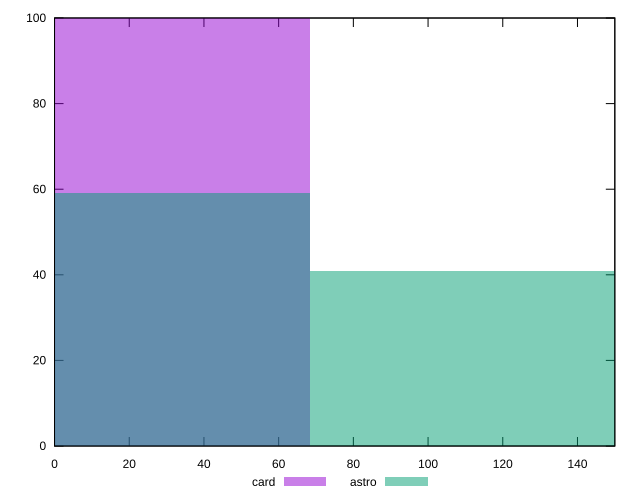

Source code (gnuplot):
reset

$card <<EOF
0 100
EOF

$astro <<EOF
0 59
137.02062915483282 41
EOF

set key outside below
set boxwidth 137.02062915483282
set xrange [0:150]
set yrange [0:100]
set trange [0:100]
set style fill transparent solid 0.5 noborder
set terminal svg size 640, 500 enhanced background rgb 'white'
set output "reports/report_00032_2021-02-25T10-28-15.087Z/legacy-javascript/comparison/histogram/2_vs_3.svg"

plot $card title "card" with boxes, \
     $astro title "astro" with boxes

reset
